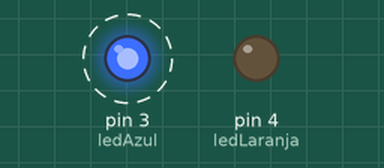
Simulated run of this sketch. Board: Arduino Uno, built with avr-gcc and run on an emulated ATmega328P. Parts: output pins drawn as LEDs (lit = HIGH). Dashed ring = blinking.

Above: at 0.2 s.
At 2.5 s:
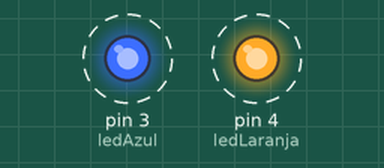
Timing chart, 0 to 3.0 s (numbered marks = the images above):
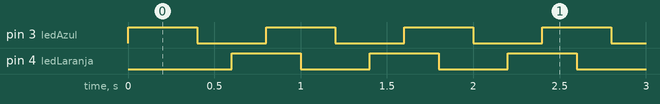

Measured:
- by itself, pin 3 (ledAzul), pin 4 (ledLaranja): alternates HIGH for 0.40 s and LOW for 0.40 s
- by itself, everything shown: repeats every 0.80 s, in 4 steps

The sketch:

Trabalhando_Com_Dois_Leads.ino
```cpp
int ledAzul = 3;
int ledLaranja = 4;

void setup()
{
  pinMode(ledAzul, OUTPUT);
  pinMode(ledLaranja, OUTPUT);


}

void loop()
{
  int time = 200;
  digitalWrite(ledAzul, HIGH);
  delay(time); // Wait for 1000 millisecond(s)
  digitalWrite(ledLaranja, LOW);
  delay(time); // Wait for 1000 millisecond(s)

  digitalWrite(ledAzul, LOW);
  delay(time); // Wait for 1000 millisecond(s)
  digitalWrite(ledLaranja, HIGH);
  delay(time);
}
```
